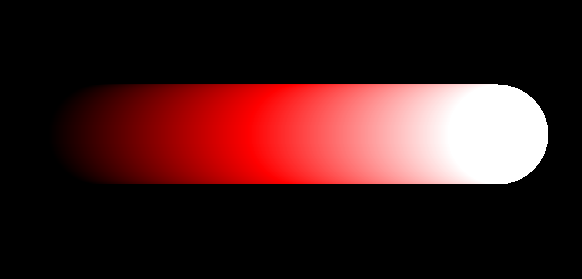

This chart was generated by the following Python code:
"""
   颜色亮度测试.py
   本程序需要coloradd模块支持,
   请在cmd窗口,即命令提示符下输入pip install coloradd进行安装。
   本程序演示brightset命令,它能设置一种颜色的亮度。
   brightset第一个参数为颜色三元组，第二个参数为从0到1的小数。
   第二个参数值越大，颜色的亮度越高。
"""
from turtle import *
from coloradd import *

screen = Screen()
screen.colormode(255)        # 使用coloradd模块需要设置颜色模式为255
screen.bgcolor('black')
screen.title('亮度渐变示例之brightset命令')

c = (255,0,0)                # 表示RGB红色三元组
tom = Turtle(shape='turtle') # 新建造型为turtle的海龟对象
tom.bk(200)                  # 倒退200
tom.pensize(100)             # 画笔尺寸为100  

for x in range(401):
      # 把表示为颜色的c元组的亮度增加，返回三元组为ys，
      # 注意不要返回为c，这样就把c给变了。
    ys = lightset(c,x/400)
    print(ys)
    tom.color(ys)
    tom.fd(1)
    
screen.mainloop()
